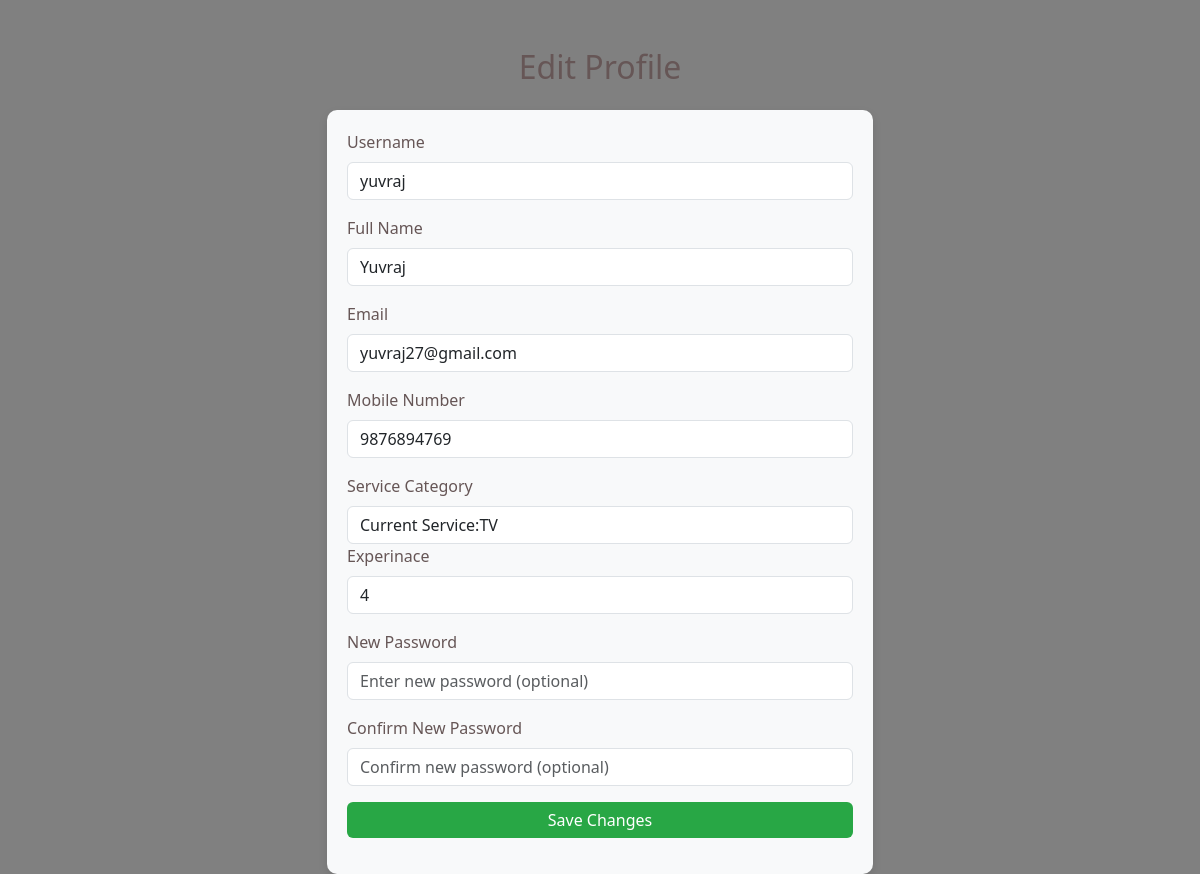
Screenshot of /rproprofileedit (signed in) with the database file from the repository.
### app.py (models this page shows, shortened)
class ServiceProfessional(db.Model, UserMixin):
    __tablename__ = 'service_professional'
    id = db.Column(db.Integer, primary_key=True, autoincrement=True)
    name = db.Column(db.String(150), nullable=False)
    email = db.Column(db.String(150), unique=True, nullable=False)
    mobile = db.Column(db.String(15), nullable=True)
    username = db.Column(db.String(150), unique=True, nullable=False)
    password = db.Column(db.String(150), nullable=False)
    servicename = db.Column(db.String(150), nullable=False)
    experience = db.Column(db.Integer, default=0)
    Approve = db.Column(db.Boolean, default=False)
    block = db.Column(db.Boolean, default=False)
    packages = db.relationship("Package", back_populates="service_professional")
    services = db.relationship('Service', back_populates='service_professional', lazy='joined')

### app.py (the view)
    @app.route("/rproprofileedit",methods=["GET","POST"])
    @login_required
    def fproprofileedit():
        pro=ServiceProfessional.query.get(current_user.id)
        services=Service.query.all()
        return render_template("proprofile_edit.html", pro=pro,services=services)

### app.py (called while the page is built)
@login_manager.user_loader
def load_user(user_id):
    user = db.session.get(Customer, int(user_id))
    if user:
        return user
    user = db.session.get(Admin, int(user_id))
    if user:
        return user
    user = db.session.get(ServiceProfessional, int(user_id))
    return user  # This will return None if no user is found

### templates/proprofile_edit.html (shortened to what this page needs)
<!DOCTYPE html>
<html lang="en">
<head>
    <link href="https://cdn.jsdelivr.net/npm/bootstrap@5.3.0-alpha3/dist/css/bootstrap.min.css" rel="stylesheet">
    <link rel="stylesheet" href="{{ url_for('static', filename='style.css') }}">
</head>
<body>
    <div class="container mt-5">
        <h2 class="text-center mb-4">Edit Profile</h2>
        <div class="row justify-content-center">
            <div class="col-md-6">
                <form method="POST" action="{{ url_for('fproprofileupdate') }}" enctype="multipart/form-data">
                    <div class="profile-card">
                        <div class="mb-3">
                            <label for="username" class="form-label">Username</label>
                            <input type="text" class="form-control" id="username" name="username" value="{{ pro.username }}" readonly>
                        </div>
                        <div class="mb-3">
                            <label for="name" class="form-label">Full Name</label>
                            <input type="text" class="form-control" id="name" name="name" value="{{ pro.name }}" required>
                        </div>
                        <div class="mb-3">
                            <label for="email" class="form-label">Email</label>
                            <input type="email" class="form-control" id="email" name="email" value="{{ pro.email }}" required>
                        </div>
                        <div class="mb-3">
                            <label for="mobile" class="form-label">Mobile Number</label>
                            <input type="tel" class="form-control" id="mobile" name="mobile" value="{{ pro.mobile }}" required>
                        </div>
                        <div class="mb-3">
                            <label for="servicename" class="form-label">Service Category</label>
                            <select class="form-control" id="servicename" name="servicename" required>
                                <option value="" disabled selected>Current Service:{{pro.servicename}}</option>
                            </select>
                        <div class="mb-3">
                            <label for="Experience" class="form-label">Experinace</label>
                            <input type="text" class="form-control" id="experience" name="experience" value="{{ pro.experience }}" required>
                        </div>
                        <div class="mb-3">
                            <label for="password" class="form-label">New Password</label>
                            <input type="password" class="form-control" id="password" name="password" placeholder="Enter new password (optional)">
                        </div>
                        <div class="mb-3">
                            <label for="confirm_password" class="form-label">Confirm New Password</label>
                            <input type="password" class="form-control" id="confirm_password" name="confirm_password" placeholder="Confirm new password (optional)">
                        </div>
                        <button type="submit" class="btn btn-save w-100">Save Changes</button>
                    </div>
                </form>
            </div>
        </div>
    </div>
</body>
</html>

### static/style.css (style rules this page uses)
body { background-color: #808080; color: #665656; }

### templates/proprofile_edit.html (style rules this page uses)
.profile-card { background-color: #f8f9fa; border-radius: 10px; box-shadow: 0 4px 10px rgba(0, 0, 0, 0.1); padding: 20px; }
.btn-save { background-color: #28a745; color: white; border: none; }

### rows the page displays
ServiceProfessional: username "yuvraj", name "Yuvraj", email "yuvraj27@gmail.com", mobile "9876894769", experience "4"
